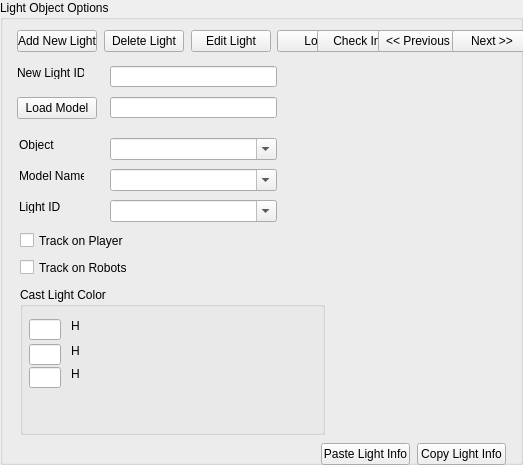
    <widget class="QGroupBox" name="IDC_STATIC">
      <property name="geometry">
        <rect>
          <x>6</x>
          <y>16</y>
          <width>523</width>
          <height>465</height>
        </rect>
      </property>
      <property name="title">
        <string>Light Object Options</string>
      </property>
      <property name="visible">
        <bool>true</bool>
      </property>
      <property name="enabled">
        <bool>true</bool>
      </property>
      <property name="flat">
        <bool>false</bool>
      </property>
      <widget class="QPushButton" name="IDC_BUTTON1">
        <property name="geometry">
          <rect>
            <x>17</x>
            <y>30</y>
            <width>80</width>
            <height>22</height>
          </rect>
        </property>
        <property name="text">
          <string>Add New Light</string>
        </property>
        <property name="visible">
          <bool>true</bool>
        </property>
        <property name="enabled">
          <bool>true</bool>
        </property>
        <property name="default">
          <bool>false</bool>
        </property>
        <property name="autoDefault">
          <bool>false</bool>
        </property>
      </widget>
      <widget class="QPushButton" name="IDC_BUTTON2">
        <property name="geometry">
          <rect>
            <x>104</x>
            <y>30</y>
            <width>80</width>
            <height>22</height>
          </rect>
        </property>
        <property name="text">
          <string>Delete Light</string>
        </property>
        <property name="visible">
          <bool>true</bool>
        </property>
        <property name="enabled">
          <bool>true</bool>
        </property>
        <property name="default">
          <bool>false</bool>
        </property>
        <property name="autoDefault">
          <bool>false</bool>
        </property>
      </widget>
      <widget class="QPushButton" name="IDC_BUTTON3">
        <property name="geometry">
          <rect>
            <x>191</x>
            <y>30</y>
            <width>80</width>
            <height>22</height>
          </rect>
        </property>
        <property name="text">
          <string>Edit Light</string>
        </property>
        <property name="visible">
          <bool>true</bool>
        </property>
        <property name="enabled">
          <bool>true</bool>
        </property>
        <property name="default">
          <bool>false</bool>
        </property>
        <property name="autoDefault">
          <bool>false</bool>
        </property>
      </widget>
      <widget class="QPushButton" name="IDC_BUTTON5">
        <property name="geometry">
          <rect>
            <x>277</x>
            <y>30</y>
            <width>80</width>
            <height>22</height>
          </rect>
        </property>
        <property name="text">
          <string>Lock</string>
        </property>
        <property name="visible">
          <bool>true</bool>
        </property>
        <property name="enabled">
          <bool>true</bool>
        </property>
        <property name="default">
          <bool>false</bool>
        </property>
        <property name="autoDefault">
          <bool>false</bool>
        </property>
      </widget>
      <widget class="QPushButton" name="IDC_BUTTON7">
        <property name="geometry">
          <rect>
            <x>317</x>
            <y>30</y>
            <width>80</width>
            <height>22</height>
          </rect>
        </property>
        <property name="text">
          <string>Check In</string>
        </property>
        <property name="visible">
          <bool>true</bool>
        </property>
        <property name="enabled">
          <bool>true</bool>
        </property>
        <property name="default">
          <bool>false</bool>
        </property>
        <property name="autoDefault">
          <bool>false</bool>
        </property>
      </widget>
      <widget class="QPushButton" name="IDC_BUTTON8">
        <property name="geometry">
          <rect>
            <x>378</x>
            <y>30</y>
            <width>80</width>
            <height>22</height>
          </rect>
        </property>
        <property name="text">
          <string>&lt;&lt; Previous</string>
        </property>
        <property name="visible">
          <bool>true</bool>
        </property>
        <property name="enabled">
          <bool>true</bool>
        </property>
        <property name="default">
          <bool>false</bool>
        </property>
        <property name="autoDefault">
          <bool>false</bool>
        </property>
      </widget>
      <widget class="QPushButton" name="IDC_BUTTON10">
        <property name="geometry">
          <rect>
            <x>452</x>
            <y>30</y>
            <width>80</width>
            <height>22</height>
          </rect>
        </property>
        <property name="text">
          <string>Next &gt;&gt;</string>
        </property>
        <property name="visible">
          <bool>true</bool>
        </property>
        <property name="enabled">
          <bool>true</bool>
        </property>
        <property name="default">
          <bool>false</bool>
        </property>
        <property name="autoDefault">
          <bool>false</bool>
        </property>
      </widget>
      <widget class="QLabel" name="IDC_STATIC_2">
        <property name="geometry">
          <rect>
            <x>17</x>
            <y>66</y>
            <width>67</width>
            <height>13</height>
          </rect>
        </property>
        <property name="text">
          <string>New Light ID</string>
        </property>
        <property name="visible">
          <bool>true</bool>
        </property>
        <property name="enabled">
          <bool>true</bool>
        </property>
        <property name="alignment">
          <set>Qt::AlignLeft</set>
        </property>
      </widget>
      <widget class="QLineEdit" name="IDC_EDIT24">
        <property name="geometry">
          <rect>
            <x>110</x>
            <y>66</y>
            <width>167</width>
            <height>21</height>
          </rect>
        </property>
        <property name="visible">
          <bool>true</bool>
        </property>
        <property name="enabled">
          <bool>true</bool>
        </property>
      </widget>
      <widget class="QPushButton" name="IDC_BUTTON37">
        <property name="geometry">
          <rect>
            <x>17</x>
            <y>97</y>
            <width>80</width>
            <height>22</height>
          </rect>
        </property>
        <property name="text">
          <string>Load Model</string>
        </property>
        <property name="visible">
          <bool>true</bool>
        </property>
        <property name="enabled">
          <bool>true</bool>
        </property>
        <property name="default">
          <bool>false</bool>
        </property>
        <property name="autoDefault">
          <bool>false</bool>
        </property>
      </widget>
      <widget class="QLineEdit" name="IDC_EDIT25">
        <property name="geometry">
          <rect>
            <x>110</x>
            <y>97</y>
            <width>167</width>
            <height>21</height>
          </rect>
        </property>
        <property name="visible">
          <bool>true</bool>
        </property>
        <property name="enabled">
          <bool>true</bool>
        </property>
      </widget>
      <widget class="QLabel" name="IDC_STATIC_3">
        <property name="geometry">
          <rect>
            <x>19</x>
            <y>138</y>
            <width>51</width>
            <height>13</height>
          </rect>
        </property>
        <property name="text">
          <string>Object</string>
        </property>
        <property name="visible">
          <bool>true</bool>
        </property>
        <property name="enabled">
          <bool>true</bool>
        </property>
        <property name="alignment">
          <set>Qt::AlignLeft</set>
        </property>
      </widget>
      <widget class="QComboBox" name="IDC_COMBO21">
        <property name="maxVisibleItems">
          <number>2</number>
        </property>
        <property name="geometry">
          <rect>
            <x>110</x>
            <y>138</y>
            <width>167</width>
            <height>22</height>
          </rect>
        </property>
        <property name="visible">
          <bool>true</bool>
        </property>
        <property name="enabled">
          <bool>true</bool>
        </property>
        <property name="editable">
          <bool>true</bool>
        </property>
      </widget>
      <widget class="QLabel" name="IDC_STATIC_4">
        <property name="geometry">
          <rect>
            <x>19</x>
            <y>169</y>
            <width>65</width>
            <height>13</height>
          </rect>
        </property>
        <property name="text">
          <string>Model Name</string>
        </property>
        <property name="visible">
          <bool>true</bool>
        </property>
        <property name="enabled">
          <bool>true</bool>
        </property>
        <property name="alignment">
          <set>Qt::AlignLeft</set>
        </property>
      </widget>
      <widget class="QComboBox" name="IDC_COMBO20">
        <property name="maxVisibleItems">
          <number>2</number>
        </property>
        <property name="geometry">
          <rect>
            <x>110</x>
            <y>169</y>
            <width>167</width>
            <height>22</height>
          </rect>
        </property>
        <property name="visible">
          <bool>true</bool>
        </property>
        <property name="enabled">
          <bool>true</bool>
        </property>
        <property name="editable">
          <bool>true</bool>
        </property>
      </widget>
      <widget class="QLabel" name="IDC_STATIC_5">
        <property name="geometry">
          <rect>
            <x>19</x>
            <y>200</y>
            <width>51</width>
            <height>13</height>
          </rect>
        </property>
        <property name="text">
          <string>Light ID</string>
        </property>
        <property name="visible">
          <bool>true</bool>
        </property>
        <property name="enabled">
          <bool>true</bool>
        </property>
        <property name="alignment">
          <set>Qt::AlignLeft</set>
        </property>
      </widget>
      <widget class="QComboBox" name="IDC_COMBO22">
        <property name="maxVisibleItems">
          <number>2</number>
        </property>
        <property name="geometry">
          <rect>
            <x>110</x>
            <y>200</y>
            <width>167</width>
            <height>22</height>
          </rect>
        </property>
        <property name="visible">
          <bool>true</bool>
        </property>
        <property name="enabled">
          <bool>true</bool>
        </property>
        <property name="editable">
          <bool>true</bool>
        </property>
      </widget>
      <widget class="QCheckBox" name="IDC_CHECK1">
        <property name="geometry">
          <rect>
            <x>20</x>
            <y>231</y>
            <width>105</width>
            <height>19</height>
          </rect>
        </property>
        <property name="text">
          <string>Track on Player</string>
        </property>
        <property name="visible">
          <bool>true</bool>
        </property>
        <property name="enabled">
          <bool>true</bool>
        </property>
      </widget>
      <widget class="QCheckBox" name="IDC_CHECK7">
        <property name="geometry">
          <rect>
            <x>20</x>
            <y>258</y>
            <width>110</width>
            <height>19</height>
          </rect>
        </property>
        <property name="text">
          <string>Track on Robots</string>
        </property>
        <property name="visible">
          <bool>true</bool>
        </property>
        <property name="enabled">
          <bool>true</bool>
        </property>
      </widget>
      <widget class="QGroupBox" name="IDC_STATIC_6">
        <property name="geometry">
          <rect>
            <x>20</x>
            <y>287</y>
            <width>305</width>
            <height>148</height>
          </rect>
        </property>
        <property name="title">
          <string>Cast Light Color</string>
        </property>
        <property name="visible">
          <bool>true</bool>
        </property>
        <property name="enabled">
          <bool>true</bool>
        </property>
        <property name="flat">
          <bool>false</bool>
        </property>
        <widget class="QLineEdit" name="IDC_EDIT33">
          <property name="geometry">
            <rect>
              <x>9</x>
              <y>32</y>
              <width>32</width>
              <height>21</height>
            </rect>
          </property>
          <property name="visible">
            <bool>true</bool>
          </property>
          <property name="enabled">
            <bool>true</bool>
          </property>
        </widget>
        <widget class="QLabel" name="IDC_STATIC_7">
          <property name="geometry">
            <rect>
              <x>51</x>
              <y>32</y>
              <width>51</width>
              <height>13</height>
            </rect>
          </property>
          <property name="text">
            <string>H</string>
          </property>
          <property name="visible">
            <bool>true</bool>
          </property>
          <property name="enabled">
            <bool>true</bool>
          </property>
          <property name="alignment">
            <set>Qt::AlignLeft</set>
          </property>
        </widget>
        <widget class="QLabel" name="IDC_STATIC_8">
          <property name="geometry">
            <rect>
              <x>77</x>
              <y>32</y>
              <width>160</width>
              <height>14</height>
            </rect>
          </property>
          <property name="visible">
            <bool>true</bool>
          </property>
          <property name="enabled">
            <bool>true</bool>
          </property>
          <property name="alignment">
            <set>Qt::AlignHCenter</set>
          </property>
        </widget>
        <widget class="QLabel" name="IDC_STATIC_9">
          <property name="geometry">
            <rect>
              <x>250</x>
              <y>32</y>
              <width>51</width>
              <height>48</height>
            </rect>
          </property>
          <property name="visible">
            <bool>true</bool>
          </property>
          <property name="enabled">
            <bool>true</bool>
          </property>
          <property name="alignment">
            <set>Qt::AlignHCenter</set>
          </property>
        </widget>
        <widget class="QLineEdit" name="IDC_EDIT34">
          <property name="geometry">
            <rect>
              <x>9</x>
              <y>57</y>
              <width>32</width>
              <height>21</height>
            </rect>
          </property>
          <property name="visible">
            <bool>true</bool>
          </property>
          <property name="enabled">
            <bool>true</bool>
          </property>
        </widget>
        <widget class="QLabel" name="IDC_STATIC_10">
          <property name="geometry">
            <rect>
              <x>51</x>
              <y>57</y>
              <width>51</width>
              <height>13</height>
            </rect>
          </property>
          <property name="text">
            <string>H</string>
          </property>
          <property name="visible">
            <bool>true</bool>
          </property>
          <property name="enabled">
            <bool>true</bool>
          </property>
          <property name="alignment">
            <set>Qt::AlignLeft</set>
          </property>
        </widget>
        <widget class="QLabel" name="IDC_STATIC_11">
          <property name="geometry">
            <rect>
              <x>77</x>
              <y>57</y>
              <width>160</width>
              <height>14</height>
            </rect>
          </property>
          <property name="visible">
            <bool>true</bool>
          </property>
          <property name="enabled">
            <bool>true</bool>
          </property>
          <property name="alignment">
            <set>Qt::AlignHCenter</set>
          </property>
        </widget>
        <widget class="QLineEdit" name="IDC_EDIT14">
          <property name="geometry">
            <rect>
              <x>9</x>
              <y>80</y>
              <width>32</width>
              <height>21</height>
            </rect>
          </property>
          <property name="visible">
            <bool>true</bool>
          </property>
          <property name="enabled">
            <bool>true</bool>
          </property>
        </widget>
        <widget class="QLabel" name="IDC_STATIC_12">
          <property name="geometry">
            <rect>
              <x>51</x>
              <y>80</y>
              <width>51</width>
              <height>13</height>
            </rect>
          </property>
          <property name="text">
            <string>H</string>
          </property>
          <property name="visible">
            <bool>true</bool>
          </property>
          <property name="enabled">
            <bool>true</bool>
          </property>
          <property name="alignment">
            <set>Qt::AlignLeft</set>
          </property>
        </widget>
        <widget class="QLabel" name="IDC_STATIC_13">
          <property name="geometry">
            <rect>
              <x>77</x>
              <y>80</y>
              <width>160</width>
              <height>14</height>
            </rect>
          </property>
          <property name="visible">
            <bool>true</bool>
          </property>
          <property name="enabled">
            <bool>true</bool>
          </property>
          <property name="alignment">
            <set>Qt::AlignHCenter</set>
          </property>
        </widget>
        <widget class="QLabel" name="IDC_STATIC_14">
          <property name="geometry">
            <rect>
              <x>9</x>
              <y>121</y>
              <width>240</width>
              <height>27</height>
            </rect>
          </property>
          <property name="visible">
            <bool>true</bool>
          </property>
          <property name="enabled">
            <bool>true</bool>
          </property>
          <property name="alignment">
            <set>Qt::AlignHCenter</set>
          </property>
        </widget>
      </widget>
      <widget class="QPushButton" name="IDC_BUTTON23">
        <property name="geometry">
          <rect>
            <x>321</x>
            <y>443</y>
            <width>89</width>
            <height>22</height>
          </rect>
        </property>
        <property name="text">
          <string>Paste Light Info</string>
        </property>
        <property name="visible">
          <bool>true</bool>
        </property>
        <property name="enabled">
          <bool>true</bool>
        </property>
        <property name="default">
          <bool>false</bool>
        </property>
        <property name="autoDefault">
          <bool>false</bool>
        </property>
      </widget>
      <widget class="QPushButton" name="IDC_BUTTON14">
        <property name="geometry">
          <rect>
            <x>417</x>
            <y>443</y>
            <width>89</width>
            <height>22</height>
          </rect>
        </property>
        <property name="text">
          <string>Copy Light Info</string>
        </property>
        <property name="visible">
          <bool>true</bool>
        </property>
        <property name="enabled">
          <bool>true</bool>
        </property>
        <property name="default">
          <bool>false</bool>
        </property>
        <property name="autoDefault">
          <bool>false</bool>
        </property>
      </widget>
    </widget>
